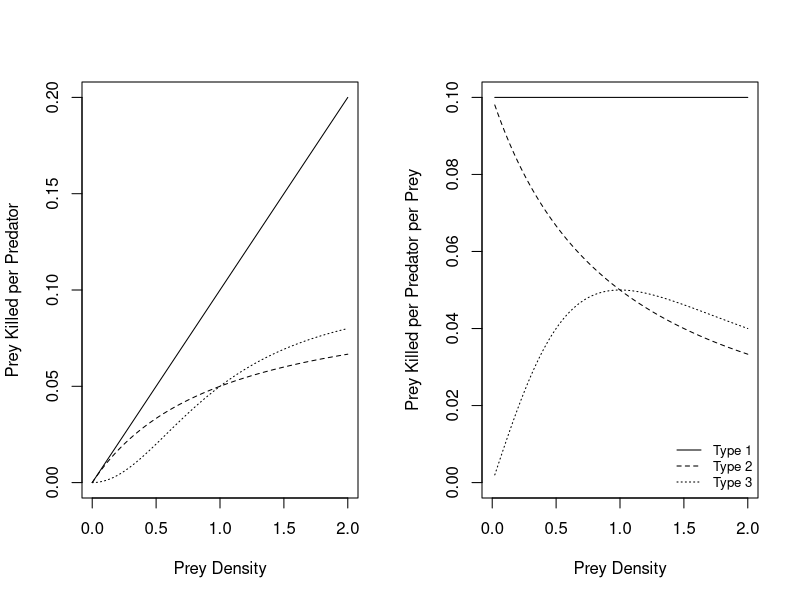

Recreate this plot in R.
######################## Functional Responses #####################################
a <- 0.1 # attack rate of predator (all functional response types)
w <- 0.1 # maximum attack rate of predator in Type 2 or 3 functional response
D <- w/a # half saturation constant. Only applicable to Type 2 or 3 functional response. Don't intuitively understand this.

par(mfrow = c(1,2)) # plot 2 graphs side-by-side

# first plot: functional responses
curve(a * x, 0, 2, xlab = "Prey Density", ylab = "Prey Killed per Predator") # Type 2
curve(w * x / (D + x), 0, 2, add = TRUE, lty = 2) # Type 2
curve(w * x^2/ (D^2 + x^2), 0, 2, add = TRUE, lty = 3) # Type 3

# second plot: functional response per prey
curve(a * x/x, 0, 2, xlab = "Prey Density", ylab = "Prey Killed per Predator per Prey", ylim = c(0,a))
curve(w * x / (D + x)/x, 0, 2, add = TRUE, lty = 2)
curve(w * x^2/ (D^2 + x^2)/x, 0, 2, add = TRUE, lty = 3)
legend("bottomright", c("Type 1", "Type 2", "Type 3"), lty = 1:3, bty = "n", cex = 0.8)
